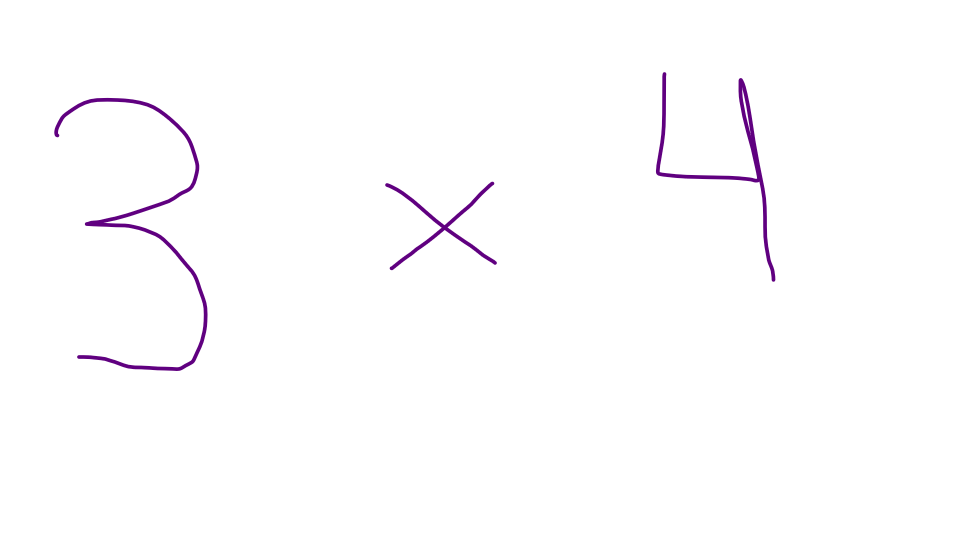
#> input picture testchars/test10.jpg, 1920 x 1080 px (shown at 1/2 size)
$ python symbtest2.py   (older library calls are emulated)
#> lines starting #> are read from the running program, lines starting #| are printed output that depends on the picture; after the words box and inside, x2 and y2 are one past the last pixel; in counts of white or black regions, pixels touching at a corner belong together; long printed decimals are rounded
### graphlib.py
import cv2
from matplotlib import pyplot as plt
import numpy as np, math
import imutils
from os import listdir
from os.path import isfile, join

"""Translate the graph such that the center (mean) of the graph is at (0,0)
		@param xcoords, ycoords: numpy arrays of coordinates
		@return tuple (xcoords, ycoords)
"""

hd = None


# [18 lines left out: functions originToCenter, getContourCenter, not called in this run]

blocksize = 99
constant = 10
contourPrecision = 0.05

def setBlocksize(b):
	global blocksize
	blocksize = b
def setConstant(c):
	global constant
	constant = c
def setContourPrecision(p):
	global contourPrecision
	contourPrecision = p


def getAdaptiveThresh(img):
	thresh = cv2.adaptiveThreshold(img, 255, cv2.ADAPTIVE_THRESH_MEAN_C, cv2.THRESH_BINARY_INV, blocksize, constant)
	return thresh

def getContours(img):
	thresh = getAdaptiveThresh(img)
	image, contours, hierarchy = cv2.findContours(thresh.copy(), cv2.RETR_TREE, cv2.CHAIN_APPROX_NONE)
	return contours

def getContourApproximation(contours, index):
	#Simplify the contours by approximating the polygonal curves of the contour
	contour = contours[index]
	epsilon = contourPrecision * cv2.arcLength(contour, True)
	approx = cv2.approxPolyDP(contour, epsilon, True)
	return approx

def approximateAllContours(contours):
	for x in range (0, len(contours)):
		contours[x] = getContourApproximation(contours, x)
	return contours

def getSingleContourApproximation(contour):
	epsilon = contourPrecision * cv2.arcLength(contour, True)
	approx = cv2.approxPolyDP(contour, epsilon, True)
	return approx

# [7 lines left out: function splitContoursCoords, not called in this run]

def getMaxContour(contours):
	if len(contours)==0:
		print("NO CONTOURS FOUND")
		return -1
	#max = sorted(contours, key = lambda x:len(x)) #sort by length
	#max = sorted(contours, key = cv2.contourArea) #sort by area
	max = sorted(contours, key=lambda x:cv2.arcLength(x, True))
	#print(max)
	#TODO: Change to key=cv2.contourArea
	max = max[len(max)-1]


	return max

# [8 lines left out: function getMaxContourIndex, not called in this run]


def cropImage(img, x1, y1, x2, y2):
	return img[y1:y2, x1:x2]


def cropAroundContour(img, contour):
	#Find the top left and bottom right corners of the contour
	#Crop the image so that the image only contains that part of the contour
	xmin = tuple(contour[contour[:, :, 0].argmin()][0])[0]
	xmax = tuple(contour[contour[:, :, 0].argmax()][0])[0]
	ymin = tuple(contour[contour[:, :, 1].argmin()][0])[1]
	ymax = tuple(contour[contour[:, :, 1].argmax()][0])[1]
	#print(str(xmin) + " " + str(xmax) + " " + str(ymin)+ " " + str(ymax))
	return cropImage(img, xmin, ymin, xmax, ymax)

def equalizeScale(im1, im2):

	size = 500

	im1 = scaleImage(im1, size, size)
	im2 = scaleImage(im2, size, size)

	return (im1, im2)
"""

	#Determine which has max width. Scale up width of other one.
	if (im1.shape[1] > im2.shape[1]):	#Compare widths
		#Change the width of im2 to match im1
		# im1 = imutils.resize(im1, width = im2.shape[1])
		im1 = scaleImage(im1, width = im2.shape[1])
		print("scaling im1 width down")
	else:
		#Change the width of im1 to match im2
		# im2 = imutils.resize(im2, width = im1.shape[1])
		im2 = scaleImage(im2, width = im1.shape[1])
		print("Scaling im2 width down")

	#Determine which has max height. Scale up height of other one.
	if (im1.shape[0] > im2.shape[0]):	#Compare heights
		#Change the height of im1 to match im2
		# im1 = imutils.resize(im1, height = im2.shape[0])
		im1 = scaleImage(im1, height = im2.shape[0])
		print("Scaling im1 height down")
	else:
		#Change the height of im2 to match im1`
		# im2 = imutils.resize(im2, height = im1.shape[0])
		im2 = scaleImage(im2, height = im1.shape[0])
		print("Scaling im2 height down")
	#cv2.imshow("scales", np.hstack([im1, im2]))
	#cv2.waitKey()
	return (im1, im2)
"""

#TODO: Make this not disgustingly inefficient
def getBestContours(im1, im2):
	c1 = getContours(im1) #Get initial contours
	c1 = getMaxContour(c1) #Find contour with most points
	im1 = cropAroundContour(im1, c1) #Crop the image to bound the contour
	c1 = getContours(im1) #Find the contours again, since the coordinates/indicies changed
	c1 = getMaxContour(c1) #Find contour with most points

	c2 = getContours(im2) #Get initial contours
	c2 = getMaxContour(c2) #Find contour with most points
	im2 = cropAroundContour(im2, c2) #Crop the image to bound the contour
	c2 = getContours(im2) #Find the contours again, since the coordinates/indicies changed
	c2 = getMaxContour(c2) #Find contour with most points

	im1, im2 = equalizeScale(im1, im2)
	c1 = getContours(im1) #Find the contours again, since the coordinates/indicies changed
	c1 = getMaxContour(c1) #Find contour with most points
	c2 = getContours(im2) #Find the contours again, since the coordinates/indicies changed
	c2 = getMaxContour(c2) #Find contour with most points
	c1 = getSingleContourApproximation(c1)
	c2 = getSingleContourApproximation(c2)

	return (c1, c2, im1, im2)

def blurImage(img, radius=21):
	return cv2.GaussianBlur(img, (radius, radius), 0)

def scaleImage(img, width = None, height = None):
	if width == None: width = img.shape[1]
	if height == None: height = img.shape[0]
	imnew = cv2.resize(img, (width, height))
	return imnew

def setupHDComp():
	global hd
	hd = cv2.createHausdorffDistanceExtractor()

"""Get the Hausdorff Distance between the two contours"""
def getHDDistance(contour1, contour2):
	#d1 = hd.computeDistance(contour1, contour2)
	#return d1

	#For each point in c1
		#Find the closest point in c2
		#If this is larger than the current largest min
			#Set the largest min to this
	largestMin = -1
	for point1 in contour1:
		minDist = -1
		for point2 in contour2:
			dist = math.sqrt(pow((point1[0][0] - point2[0][0]), 2) + pow((point1[0][1] - point2[0][1]), 2))
			if minDist == -1 or dist < minDist:
				minDist = dist
		if minDist > largestMin:
			largestMin = minDist
	return largestMin

"""Vertically shift the contour by [shift], by modifying each point in the contour (go up by [shift] amount)"""
# [5 lines left out: function contourVerticalShift, not called in this run]

"""Horizontally shift the contour (go right by [shift] amount)"""
# [5 lines left out: function contourHorizontalShift, not called in this run]

"""Realign one of the contours such that its center (mean of all points) is at the same point as that of the other"""
# [8 lines left out: function alignContoursCenter, not called in this run]

def graph(x, y):
	plt.scatter(x, y)


class RefChar(object):
	file = ""
	identity = ""
	hd_val = None
	img = None
	img_orig = None

	def __init__(self, file, identity, hd_val = None, img = None, img_orig = None):
		self.file = file
		self.identity = identity
		self.hd_val = hd_val

	def set_hd_val(self, val):
		self.hd_val = val
	def set_img(self, img, img_orig):
		self.img = img
		self.img_orig = img_orig

def getRefList():
	refList = []
	refList.append(RefChar("0.jpg", "0"))
	refList.append(RefChar("1.jpg", "1"))
	refList.append(RefChar("2.jpg", "2"))
	#refList.append(RefChar("3.jpg", "3"))
	refList.append(RefChar("3-3.jpg", "3"))
	refList.append(RefChar("4.jpg", "4"))
	refList.append(RefChar("5.jpg", "5"))
	#refList.append(RefChar("6.jpg", "6"))
	#refList.append(RefChar("7.jpg", "7"))
	refList.append(RefChar("7-2.jpg", "7"))
	# [6 lines of commented-out code are left out]
	refList.append(RefChar("plus2.jpg", "+"))
	#refList.append(RefChar("times.jpg", "*"))
	refList.append(RefChar("times2.jpg", "*"))
	#refList.append(RefChar("times3.jpg", "*"))
	return refList

def getMatchesFromImage(im1):
	path="chars"
	path="refnums"
	fileList = [f for f in listdir(path) if isfile(join(path, f))]

	setupHDComp()

	refList = getRefList()
	#refList = []
	#for file in fileList:
	#	refList.append(RefChar(file, file[:len(file)-3]))


	for ref in refList:
		im2 = cv2.imread(path + "/" + ref.file, 0)
		im2 = imutils.resize(im2, width = 400)
		im2 = blurImage(im2)

		contour1, contour2, im1New, im2 = getBestContours(im1.copy(), im2.copy())
		#contour1, contour2 = alignContoursCenter(contour1, contour2)
		hd_val = getHDDistance(contour1, contour2)

		#hd_val = hd_val *1.0 / im1New.shape[1] #ratio of hd to width (to compare with differently-sized images)

		print(ref.file + ": hd = " + str(hd_val))

		im1New = cv2.drawContours(im1New.copy(), contour1, -1, (0, 255, 0), 3)
		im2New = cv2.drawContours(im1New, contour2, -1, (255, 0, 0), 3)


		ref.set_hd_val(hd_val)
		ref.set_img(im2New, im1New)

		#cv2.imshow("sdf", np.hstack([im1New, im2]))
		#cv2.waitKey()

	refSorted = sorted(refList, key=lambda x:x.hd_val) #sort least to greatest by HD val

	#for r in refSorted:
		#print (r.file + ": hd = " + str(r.hd_val))

	print("Guess: " + refSorted[0].identity + " (" + refSorted[0].file + ") (hd = " + str(refSorted[0].hd_val)+ ")")

	print()

	im1 = refSorted[0].img_orig
	im2 = refSorted[0].img


	#cv2.imshow("guess", np.hstack([im1, im2]))
	#if cv2.waitKey() & 0xFF==ord('q'):
	#	cv2.destroyAllWindows()
	return refSorted

### symbtest2.py
import cv2, graphlib as gl, numpy as np, imutils
from os import listdir
from os.path import isfile, join
import itertools


gl.setContourPrecision(0.01)

"""
Work decently:
test 1, 2, 6, 9, 10
"""

#IMAGE IN QUESTION (multiple characters)
im1 = cv2.imread("testchars/test10.jpg", 0) #Import image as grayscale
#> im1: shape (1080, 1920); min 70, max 255, mean 253.1
im1 = imutils.resize(im1, width = 1200)
#> im1: shape (675, 1200)
im1 = gl.blurImage(im1, 5)


contours = gl.getContours(im1)
#> in getAdaptiveThresh, `thresh = cv2.adaptiveThreshold(img, 255, cv2.ADAPTIVE_THRESH_MEAN_C, c..`:
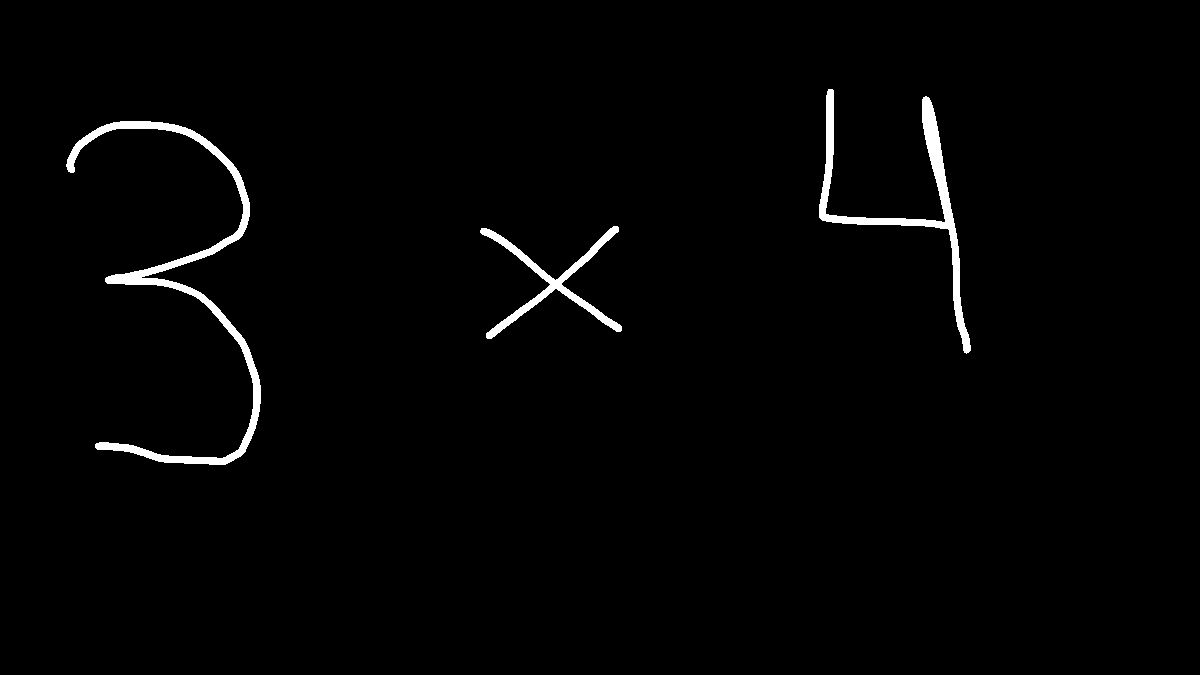
#> thresh: shape (675, 1200); 1.6% white; 3 white regions
#> in getContours, `image, contours, hierarchy = cv2.findContours(thresh.copy(), cv2.RETR_..`: contours = 3 contours; box (x1, y1, x2, y2) and area: (66, 121, 261, 465) 5286, (819, 89, 971, 354) 3809, (480, 226, 622, 339) 2147
contours = gl.approximateAllContours(contours)
#> the loop in approximateAllContours, `for x in range (0, len(contours)):` made 3 passes
#> epsilon in getContourApproximation on passes 1 to 3: 7.06, 17.03, 10.69
#> after the loop in approximateAllContours, `for x in range (0, len(contours)):`: contours = 3 contours; box (x1, y1, x2, y2) and area: (68, 124, 259, 465) 5736, (819, 89, 969, 353) 1383, (481, 227, 621, 338) 1126
#cv2.imshow("sdf",cv2.drawContours(im1, contours, -1, (0,255,0), 3))
#cv2.waitKey()

contours = sorted(contours, key = lambda x: cv2.arcLength(x, True)) #TODO: ONLY GET THE TOP X CONTOURS (for false contours)
list.reverse(contours)

cutoffPoint = 5
if len(contours)<5: cutoffPoint = len(contours)
#> cutoffPoint = 3
contours = contours[:cutoffPoint] #TODO: figure out how much to cancel out (improve threshold?)
contours = sorted(contours, key=lambda x: cv2.boundingRect(x)[0]) #Sort the contours left-to-right


res = ""

slots = []

for contour in contours:
	cv2.imshow("dddd", cv2.drawContours(im1.copy(), contour, -1, (0, 255, 0), 3))
	cv2.waitKey()
	cropped = gl.cropAroundContour(im1, contour)
#> in cropAroundContour, `xmin = tuple(contour[contour[:, :, 0].argmin()][0])[0]`: xmin = 68
#> in cropAroundContour, `xmax = tuple(contour[contour[:, :, 0].argmax()][0])[0]`: xmax = 258
#> in cropAroundContour, `ymin = tuple(contour[contour[:, :, 1].argmin()][0])[1]`: ymin = 124
#> in cropAroundContour, `ymax = tuple(contour[contour[:, :, 1].argmax()][0])[1]`: ymax = 464
	matches = gl.getMatchesFromImage(cropped)
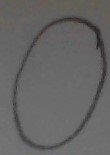
#> input picture refnums/0.jpg, 110 x 155 px
#> in getAdaptiveThresh (call 2), `thresh = cv2.adaptiveThreshold(img, 255, cv2.ADAPTIVE_THRESH_MEAN_C, c..`: thresh: shape (340, 190); 8.4% white; 1 white region
#> in getContours (call 2), `image, contours, hierarchy = cv2.findContours(thresh.copy(), cv2.RETR_..`: contours = 1 contour; box (x1, y1, x2, y2) and area: (0, 0, 190, 340) 4712
#> in getBestContours, `c1 = getContours(im1)`: c1 has the same summary as contours in getContours
#> in getMaxContour, `max = sorted(contours, key=lambda x:cv2.arcLength(x, True))`: max has the same summary as contours in getContours
#> in getMaxContour, `max = max[len(max)-1]`: max = contour of 1489 points, box (x1, y1, x2, y2) (0, 0, 190, 340), area 4712
#> in getBestContours, `c1 = getMaxContour(c1)`: c1 has the same summary as max in getMaxContour
#> call 2 of cropImage, with x1 = 0, y1 = 0, x2 = 189, y2 = 339
#> in cropImage (call 2), `return img[y1:y2, x1:x2]`:
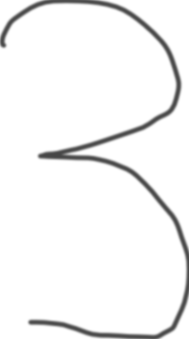
#> returned value: shape (339, 189); min 70, max 255, mean 244.4
#> in getAdaptiveThresh (call 3), `thresh = cv2.adaptiveThreshold(img, 255, cv2.ADAPTIVE_THRESH_MEAN_C, c..`:
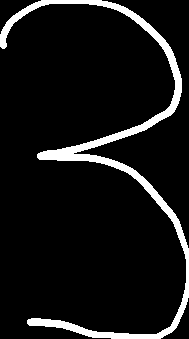
#> thresh: shape (339, 189); 8.3% white; 1 white region
#> in getContours (call 3), `image, contours, hierarchy = cv2.findContours(thresh.copy(), cv2.RETR_..`: contours = 1 contour; box (x1, y1, x2, y2) and area: (0, 0, 189, 339) 4558
#> in getBestContours, `c1 = getContours(im1)`: c1 has the same summary as contours in getContours
#> in getMaxContour (call 2), `max = sorted(contours, key=lambda x:cv2.arcLength(x, True))`: max has the same summary as contours in getContours
#> in getBestContours, `c1 = getMaxContour(c1)`: c1 = contour of 1489 points, box (x1, y1, x2, y2) (0, 0, 189, 339), area 4558
#> in getAdaptiveThresh (call 4), `thresh = cv2.adaptiveThreshold(img, 255, cv2.ADAPTIVE_THRESH_MEAN_C, c..`: thresh: shape (563, 400); 9.9% white; 1 white region
#> in getContours (call 4), `image, contours, hierarchy = cv2.findContours(thresh.copy(), cv2.RETR_..`: contours = 2 contours; box (x1, y1, x2, y2) and area: (45, 59, 390, 547) 125562, (60, 78, 373, 530) 104450
#> in getBestContours, `c2 = getContours(im2)`: c2 has the same summary as contours in getContours
#> in getMaxContour (call 3), `max = sorted(contours, key=lambda x:cv2.arcLength(x, True))`: max has the same summary as contours in getContours
#> in getBestContours, `c2 = getMaxContour(c2)`: c2 = contour of 1206 points, box (x1, y1, x2, y2) (45, 59, 390, 547), area 125562
#> in getAdaptiveThresh (call 5), `thresh = cv2.adaptiveThreshold(img, 255, cv2.ADAPTIVE_THRESH_MEAN_C, c..`:
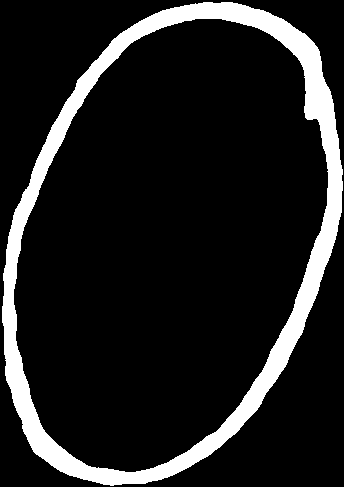
#> thresh: shape (487, 344); 12.5% white; 1 white region
#> in getContours (call 5), `image, contours, hierarchy = cv2.findContours(thresh.copy(), cv2.RETR_..`: contours = 2 contours; box (x1, y1, x2, y2) and area: (2, 2, 343, 486) 124718, (13, 18, 329, 473) 104980
#> in getBestContours, `c2 = getContours(im2)`: c2 has the same summary as contours in getContours
#> in getMaxContour (call 4), `max = sorted(contours, key=lambda x:cv2.arcLength(x, True))`: max has the same summary as contours in getContours
#> in getBestContours, `c2 = getMaxContour(c2)`: c2 = contour of 1207 points, box (x1, y1, x2, y2) (2, 2, 343, 486), area 124718
#> call 2 of scaleImage, with width = 500, height = 500
#> in scaleImage (call 2), `imnew = cv2.resize(img, (width, height))`:
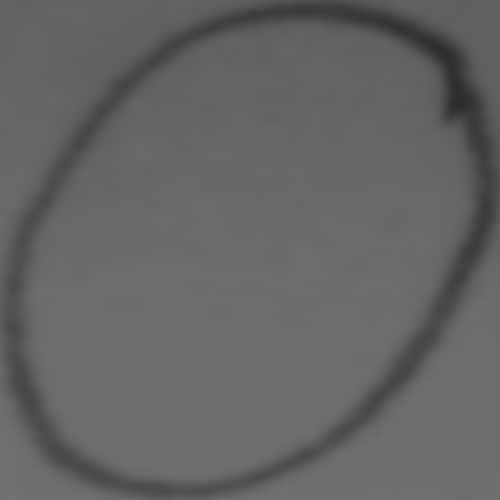
#> imnew: shape (500, 500); min 45, max 115, mean 100.1
#> in getAdaptiveThresh (call 6), `thresh = cv2.adaptiveThreshold(img, 255, cv2.ADAPTIVE_THRESH_MEAN_C, c..`: thresh: shape (500, 500); 8.2% white; 1 white region
#> in getContours (call 6), `image, contours, hierarchy = cv2.findContours(thresh.copy(), cv2.RETR_..`: contours = 1 contour; box (x1, y1, x2, y2) and area: (0, 0, 500, 500) 18688
#> in getBestContours, `c1 = getContours(im1)`: c1 has the same summary as contours in getContours
#> in getMaxContour (call 5), `max = sorted(contours, key=lambda x:cv2.arcLength(x, True))`: max has the same summary as contours in getContours
#> in getBestContours, `c1 = getMaxContour(c1)`: c1 = contour of 3452 points, box (x1, y1, x2, y2) (0, 0, 500, 500), area 18688
#> in getAdaptiveThresh (call 7), `thresh = cv2.adaptiveThreshold(img, 255, cv2.ADAPTIVE_THRESH_MEAN_C, c..`:
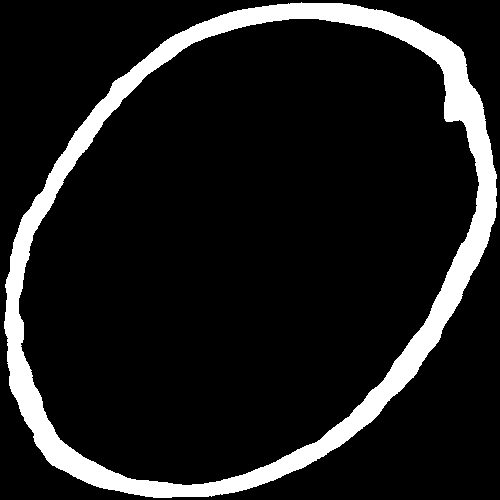
#> thresh: shape (500, 500); 11.6% white; 1 white region
#> in getContours (call 7), `image, contours, hierarchy = cv2.findContours(thresh.copy(), cv2.RETR_..`: contours = 2 contours; box (x1, y1, x2, y2) and area: (4, 2, 497, 498) 185058, (18, 18, 480, 486) 157550
#> in getBestContours, `c2 = getContours(im2)`: c2 has the same summary as contours in getContours
#> in getMaxContour (call 6), `max = sorted(contours, key=lambda x:cv2.arcLength(x, True))`: max has the same summary as contours in getContours
#> in getBestContours, `c2 = getMaxContour(c2)`: c2 = contour of 1438 points, box (x1, y1, x2, y2) (4, 2, 497, 498), area 185058
#> in getSingleContourApproximation, `epsilon = contourPrecision * cv2.arcLength(contour, True)`: epsilon = 38.21
#> in getSingleContourApproximation, `approx = cv2.approxPolyDP(contour, epsilon, True)`: approx = contour of 14 points, box (x1, y1, x2, y2) (7, 0, 494, 481), area 20653
#> in getBestContours, `c1 = getSingleContourApproximation(c1)`: c1 has the same summary as approx in getSingleContourApproximation
#> in getBestContours, `c2 = getSingleContourApproximation(c2)`: c2 = contour of 11 points, box (x1, y1, x2, y2) (5, 4, 496, 497), area 175922
#> in getMatchesFromImage, `contour1, contour2, im1New, im2 = getBestContours(im1.copy(), im2.copy..`: contour1 has the same summary as approx in getSingleContourApproximation; contour2 has the same summary as c2 in getBestContours
#> the loop in getHDDistance, `for point1 in contour1:` made 14 passes
#> (point1, largestMin) on passes 1, 5, 6, 11: ([[7, 42]], 112.7), ([[447, 319]], 112.7), ([[493, 386]], 117.2), ([[192, 226]], 163.9)
#> point1 on passes 2, 3, 4, 7, 8, 9: [[290, 11]], [[464, 122]], [[97, 229]], [[451, 480]], [[73, 478]], [[473, 477]]
#> after the loop in getHDDistance, `for point1 in contour1:`: largestMin = 163.9
#| 0.jpg: hd = 163.857
#> (the run stopped early here; a loop or call above may not have finished)
